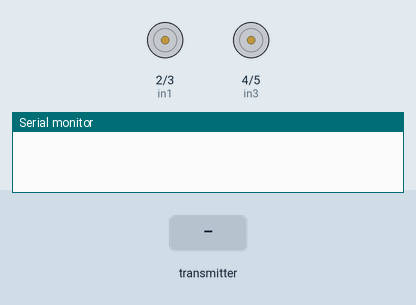
Bench run of a sketch on a simulated Arduino Uno, built with avr-gcc and run on an emulated ATmega328P. Shown: motor-driver pin pairs drawn as motors (green arrow = first pin HIGH = forward, orange = second pin HIGH = backward, longer = more drive), the last lines printed to the serial monitor. The inputs (shaded band) are chosen by the test bench. No radio packets arrive unless stated.

Above: at 1.2 s.
1.3 s: the transmitter starts sending msg.0 = 1
At 2.2 s:
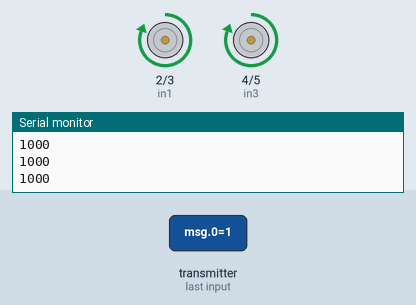
2.8 s: the transmitter starts sending msg.0 = 0
At 3.4 s:
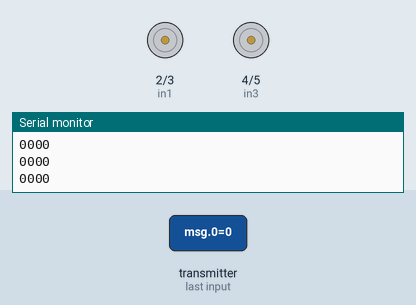
4.3 s: the transmitter starts sending msg.1 = 1
At 5.5 s:
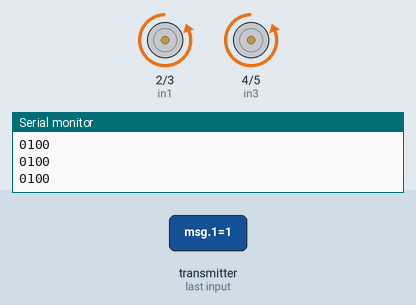
5.8 s: the transmitter starts sending msg.1 = 0
At 6.8 s:
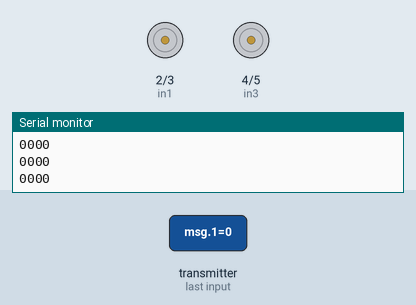
7.3 s: the transmitter starts sending msg.2 = 1
At 8.0 s:
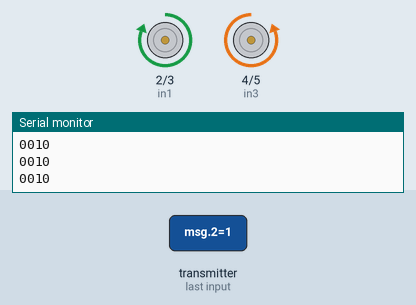
Timing chart, 0 to 9.8 s (numbered marks = the images above; inputs shaded):
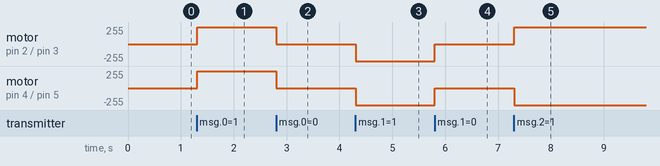

Measured:
- after the input at 1.3 s, motor on pin 2 (in1) / pin 3 (in2), motor on pin 4 (in3) / pin 5 (in4): stopped → forward 255/255 at once
- after the input at 2.8 s, motor on pin 2 (in1) / pin 3 (in2), motor on pin 4 (in3) / pin 5 (in4): forward 255/255 → stopped at once
- after the input at 4.3 s, motor on pin 2 (in1) / pin 3 (in2), motor on pin 4 (in3) / pin 5 (in4): stopped → backward 255/255 at once
- after the input at 5.8 s, motor on pin 2 (in1) / pin 3 (in2), motor on pin 4 (in3) / pin 5 (in4): backward 255/255 → stopped at once
- after the input at 7.3 s, motor on pin 2 (in1) / pin 3 (in2): stopped → forward 255/255 at once; motor on pin 4 (in3) / pin 5 (in4): stopped → backward 255/255 at once

The sketch:

wireless_dragon_body.ino
```cpp
/*
  This program drives a two-wheeled device - such as a giant articulated dragon on two wheels -
  when it receives radio messages from a controller.
  It must be controlled using a controller with four buttons - one for forwards, one for backwards,
  one for right, and one for left.
  This program expects to receive the readings of these buttons in that exact order.

  The code for the controller is in wireless_dragon_controller.ino.

  Eleanore Clark
*/

#include <SPI.h>
#include <RF24.h>

// The pins that connect to the motors.
// in1 and in2 go to the left motor; in3 and in4 go to the right motor.
const int in1 = 2;
const int in2 = 3;
const int in3 = 4;
const int in4 = 5;

RF24 radio(9, 10);
const byte address[6] = "00001";

void setup() {
  pinMode(in1, OUTPUT);
  pinMode(in2, OUTPUT);
  pinMode(in3, OUTPUT);
  pinMode(in4, OUTPUT);
  Serial.begin(9600);

  // Set up the radio to listen for directions from our controller.
  radio.begin();
  radio.openReadingPipe(1, address);
  radio.setPALevel(RF24_PA_MIN);
  radio.startListening();
}

void loop() {
  // This message stores the data that's sent to us from the controller.
  // If the first array member is 1, then we should drive forward; if the second is 1, we drive backward;
  // if the third is 1, we turn right; if the fourth is 1, we turn left.
  // If more than one member is 1, the lowest index that is 1 is prioritized.
  //             F, B, R, L
  bool msg[4] = {0, 0, 0, 0};

  if (radio.available()) {

    // Grab the message and put it in our array
    radio.read(&msg, sizeof(msg));
    // RF24s are finicky; this debug code remains active so you can always
    // open the serial monitor and check what is and isn't being received.
    for (int i = 0; i < 4; ++i) {
      Serial.print(msg[i]);
    }
    Serial.println();

    // If we were told to drive forward, drive forward.
    if (msg[0] == 1) {
      digitalWrite(in1, HIGH);
      digitalWrite(in2, LOW);
      digitalWrite(in3, HIGH);
      digitalWrite(in4, LOW);
    // If we were told to drive backward, drive backward.
    } else if (msg[1] == 1) {
      digitalWrite(in1, LOW);
      digitalWrite(in2, HIGH);
      digitalWrite(in3, LOW);
      digitalWrite(in4, HIGH);
    // If we were told to drive left, drive left.
    } else if (msg[2] == 1) {
      digitalWrite(in1, HIGH);
      digitalWrite(in2, LOW);
      digitalWrite(in3, LOW);
      digitalWrite(in4, HIGH);
    // If we were told to drive right, drive right.
    } else if (msg[3] == 1) {
      digitalWrite(in1, LOW);
      digitalWrite(in2, HIGH);
      digitalWrite(in3, HIGH);
      digitalWrite(in4, LOW);
    // If we were not told to drive, then don't drive.
    } else {
      digitalWrite(in1, LOW);
      digitalWrite(in2, LOW);
      digitalWrite(in3, LOW);
      digitalWrite(in4, LOW);
    }
  }

  delay(5);
}
```
